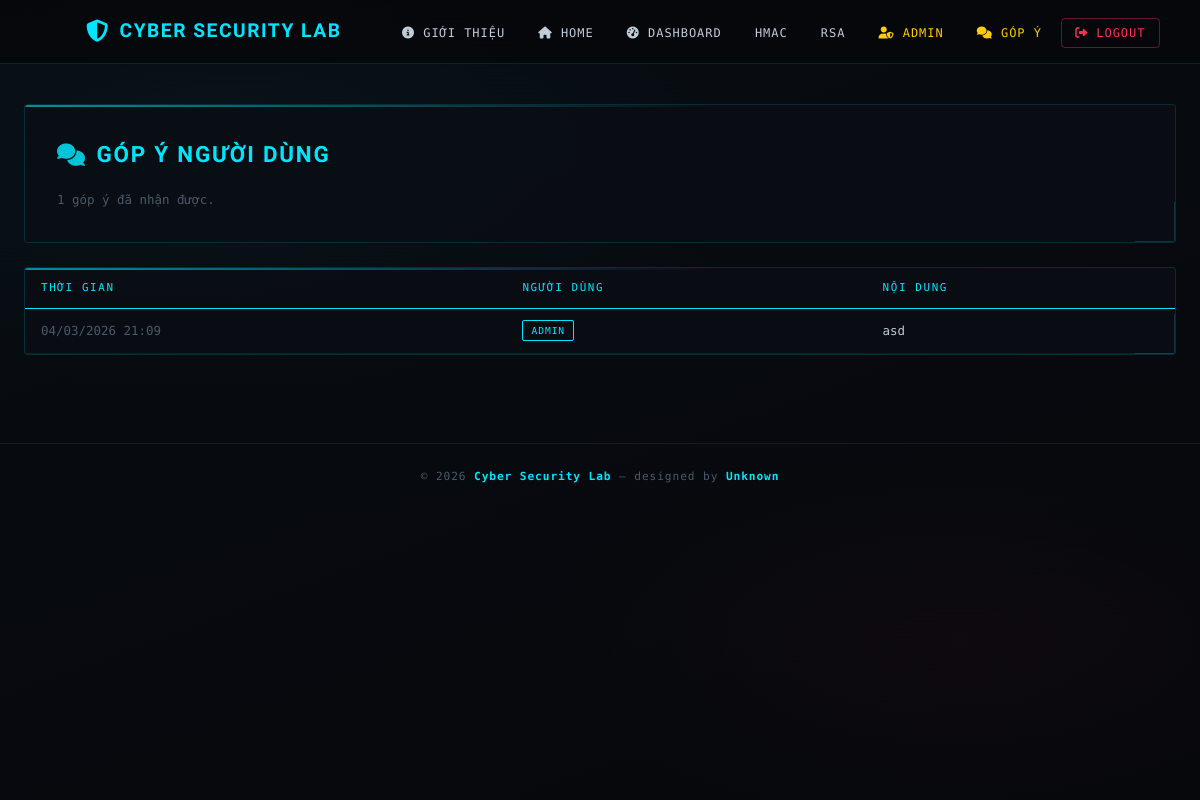
/admin/feedbacks (signed in), run on an earlier commit of the app's database.
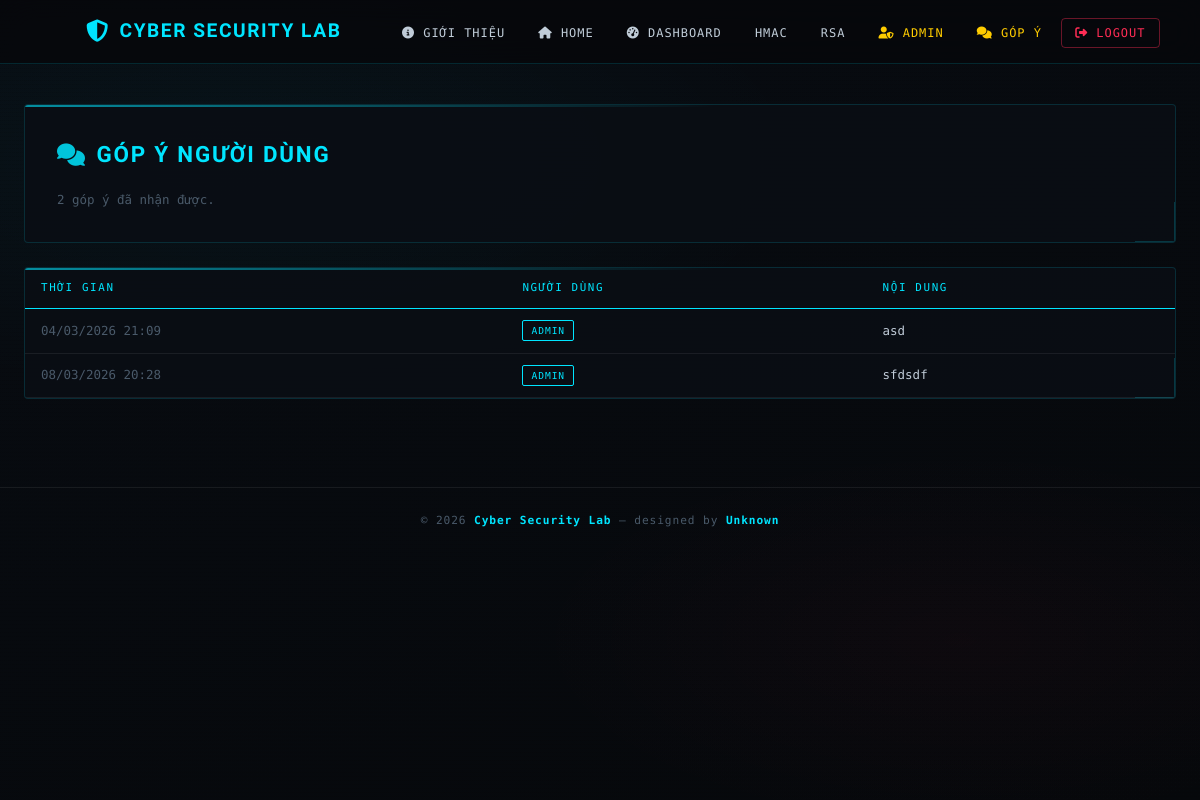
And on a later commit of the database.
### app.py (models this page shows)
class Feedback(db.Model):
    id = db.Column(db.Integer, primary_key=True)
    username = db.Column(db.String(150), nullable=False)  # Lưu tên người góp ý (có thể là username hoặc email)
    content = db.Column(db.String(1000), nullable=False)  # Nội dung góp ý
    timestamp = db.Column(db.DateTime, default=datetime.now)  # Thời gian góp

### app.py (the view)
@app.route('/admin/feedbacks')
@login_required
def admin_feedbacks():
    if current_user.role != 'admin':
        abort(403)
    all_feedbacks = Feedback.query.all()
    return render_template('feedbacks.html', feedbacks=all_feedbacks)

### app.py (called while the page is built)
@login_manager.user_loader
def load_user(user_id):
    return db.session.get(User, int(user_id))

### templates/feedbacks.html (shortened to what this page needs)
{% extends "base.html" %}
{% block content %}
<div class="tool-box">
  <h2><i class="fa-solid fa-comments"></i> Góp Ý Người Dùng</h2>
  <p style="font-family:var(--mono);font-size:.78rem;color:var(--text-dim);">{{ feedbacks|length }} góp ý đã nhận được.</p>
</div>
<div class="tool-box" style="padding:0;overflow:hidden;">
  <table>
    <thead>
      <tr><th>Thời gian</th><th>Người dùng</th><th>Nội dung</th></tr>
    </thead>
    <tbody>
      {% for fb in feedbacks %}
      <tr>
        <td style="color:var(--text-dim);white-space:nowrap;">{{ fb.timestamp.strftime('%d/%m/%Y %H:%M') }}</td>
        <td><span class="badge badge-cyan">{{ fb.username }}</span></td>
        <td>{{ fb.content }}</td>
      </tr>
      {% else %}
      <tr><td colspan="3" style="text-align:center;padding:2rem;color:var(--text-dim);">// Chưa có góp ý nào</td></tr>
      {% endfor %}
    </tbody>
  </table>
</div>
{% endblock %}

### templates/base.html (shortened to what this page needs)
<!DOCTYPE html>
<html lang="vi">
<head>
  <link rel="stylesheet" href="https://cdnjs.cloudflare.com/ajax/libs/font-awesome/6.4.0/css/all.min.css">
  <link rel="stylesheet" href="{{ url_for('static', filename='style.css') }}">
</head>
<body>
<div id="particles-js"></div>
<header>
  <nav class="navbar">
    <a href="{{ url_for('index') }}" class="logo-link">
      <i class="fa-solid fa-shield-halved"></i>
      <span>Cyber Security Lab</span>
    </a>
    <ul class="nav-links">
      <li><a href="{{ url_for('about') }}"><i class="fa-solid fa-circle-info"></i> Giới thiệu</a></li>
      {% if current_user.is_authenticated %}
        <li><a href="{{ url_for('index') }}"><i class="fa-solid fa-house"></i> Home</a></li>
        {% if current_user.role in ['admin','user'] %}
          <li><a href="{{ url_for('dashboard') }}"><i class="fa-solid fa-gauge-high"></i> Dashboard</a></li>
          <li><a href="{{ url_for('hmac_tool') }}">HMAC</a></li>
          <li><a href="{{ url_for('rsa_tool') }}">RSA</a></li>
        {% endif %}
        {% if current_user.role == 'admin' %}
          <li><a href="{{ url_for('admin') }}" class="admin-link"><i class="fa-solid fa-user-shield"></i> Admin</a></li>
          <li><a href="/admin/feedbacks" class="admin-link"><i class="fa-solid fa-comments"></i> Góp Ý</a></li>
        {% endif %}
        <li><a href="{{ url_for('logout') }}" class="btn-logout"><i class="fa-solid fa-right-from-bracket"></i> Logout</a></li>
      {% endif %}
    </ul>
  </nav>
</header>
<main class="container">
  {% block content %}{% endblock %}
</main>
<footer>
  <p>© 2026 <strong>Cyber Security Lab</strong> — designed by <strong>Unknown</strong></p>
</footer>
</body>
</html>

What changed in the data, as far as the page shows it:
added Feedback: timestamp "08/03/2026 20:28", username "ADMIN", content "sfdsdf"
Also different on the page:
{{ feedbacks|length }}: "1" → "2"
